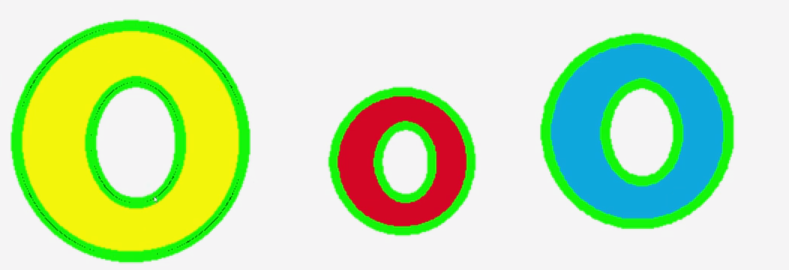
#> input picture assets/contours.png, 1578 x 539 px, found by its file name (shown at 1/2 size)
$ python main.py
#> lines starting #> are read from the running program, lines starting #| are printed output that depends on the picture; after the words box and inside, x2 and y2 are one past the last pixel; in counts of white or black regions, pixels touching at a corner belong together
### preprocessing.py
import cv2 as cv
import numpy as np
import os


def isExists(path: str):
#> further down, img is the input picture: shape (539, 1578, 3); mean B, G, R 176.4, 227.8, 198.3
    assert os.path.exists(path)

def resize(img :np.ndarray,scale_percent=30,flag:bool=True,size: tuple =(512,512)):

#> called with scale_percent = 60, flag = True, size = (512, 512)
    if flag:
        width = int(img.shape[1] * scale_percent / 100)
#> width = 946
        height = int(img.shape[0] * scale_percent / 100)
#> height = 323
        #dsize
        dsize = (width, height)
#> dsize = (946, 323)
        img = cv.resize(img, dsize)
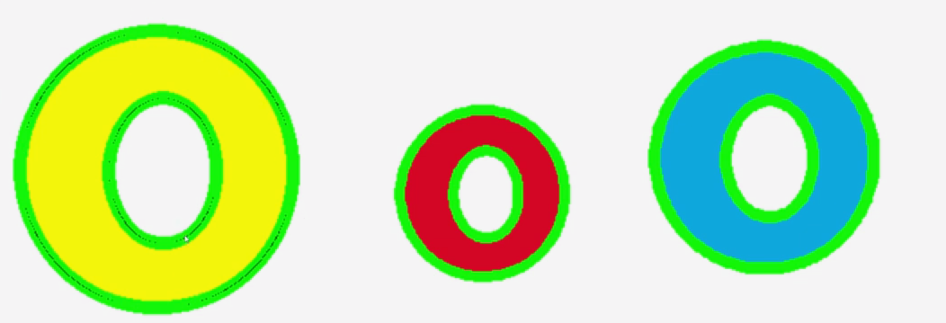
#> img: shape (323, 946, 3); mean of channels 0, 1, 2 176.4, 227.8, 198.3; drawn as B, G, R
    else:
        img=cv.resize(img,size) # w,h
    return img

# [4 lines left out: function whiteImage, not called in this run]

def blakImage():
    img=np.zeros((500,500),np.uint8)
    return img

def grayImage(img):
    img=cv.cvtColor(img,cv.COLOR_BGR2GRAY)
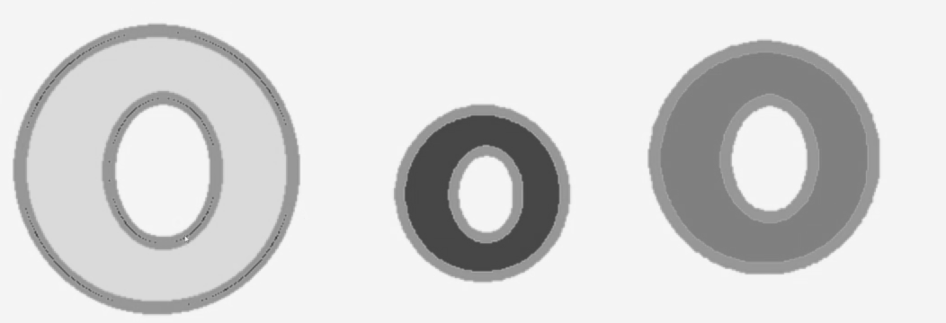
#> img: shape (323, 946); min 66, max 245, mean 212.9
    return img

# [5 lines left out: function getDimVideo, not called in this run]

def closeImg():
    k=cv.waitKey(0)
    if k==27:
        cv.destroyAllWindows()

def clickEventImg(event,x,y,flags,param):
    if event==cv.EVENT_LBUTTONDOWN:
        print(x,y)
# [26 lines left out: functions getFonts, getImage, getVideo, not called in this run]

### 36.object detection by template matching/detectTrackcount.py
import cv2
import numpy as np
from preprocessing import grayImage,resize
from tracker import TrackerMaster

track=TrackerMaster()
# font=cv2.FONT_HERSHEY_PLAIN
# font=cv2.FONT_HERSHEY_SIMPLEX
font=cv2.FONT_HERSHEY_COMPLEX


def DetectionTracking(img: np.ndarray):
    gray=grayImage(img)

    face=gray[10:370,170:350]
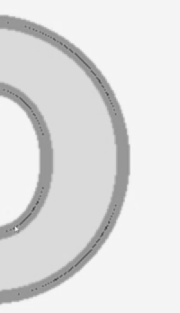
#> face: shape (313, 180); min 66, max 245, mean 223
    #       hight   width
    w,h=face.shape[::-1]
#> w = 180; h = 313

    # print("Wigth ",w," hight ",h)

    res=cv2.matchTemplate(gray,face,cv2.TM_CCORR_NORMED)
    # print(res)

    threshold=0.99
    loc=np.where(res>=threshold)
#> loc = 213 positions, rows 0 to 10, columns 160 to 180

    # print(loc)

    for pt in zip(*loc[::-1]): #zip(loc[1],loc[0])
        print(pt)
        # cv2.putText(img,"gamal",(pt),font,1,(255,209,45),0)
        cv2.rectangle(img,(pt),(pt[0]+w,pt[1]+h),(0,255,0),2)
#> this loop made 213 passes
#> pt on passes 1 to 3: (164, 0), (165, 0), (166, 0)
#| (164, 0)
#| (165, 0)
#| (166, 0)
#| (167, 0)
#| (168, 0)
#| (169, 0)
#| (170, 0)
#| (171, 0)
#> (further printed lines are left out)
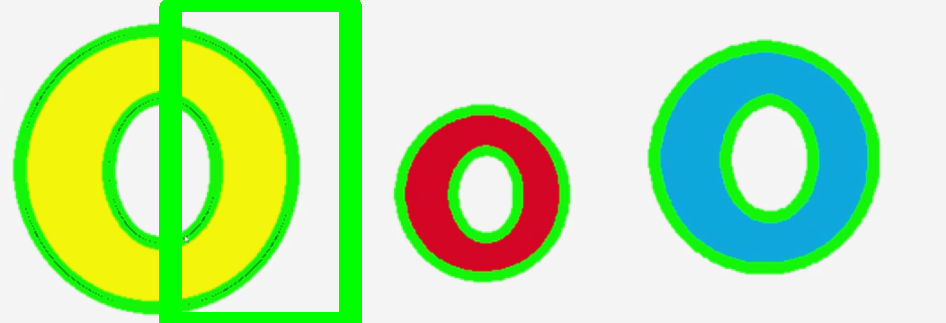
#> img: shape (323, 946, 3); 6.04% of pixels changed, all inside (x1, y1, x2, y2) = (159, 0, 362, 323); drawn as B, G, R

    cv2.imshow('image',img)
    # cv2.setMouseCallback('image',click_event)

    cv2.imshow('face',face)
    cv2.imshow('gray',gray)
    cv2.imshow('res',res)


### tracker.py
import math

class TrackerMaster:
    def __init__(self):
        # Store the center positions of the objects
        self.center_points = {}
        # Keep the count of the IDs
        # each time a new object id detected, the count will increase by one
        self.id_count = 0


    # [38 lines left out: function update, not called in this run]

### 36.object detection by template matching/main.py
import cv2 as cv
import numpy as np
import os
from matplotlib import pyplot as plt
from preprocessing import *
from detectTrackcount import DetectionTracking

url="assets"
# imageName="early.png"
# imageName="orange.png"
# imageName2="apple.png"
imageName="contours.png"
# [5 lines of commented-out code are left out]

path=f"{url}/{imageName}"

isExists(path)

######### img #########

img=cv.imread(path)

img=resize(img,scale_percent=60)

# print(img.shape,img2.shape)


DetectionTracking(img)


closeImg()
#> (key Esc is pressed here)


# [25 lines of commented-out code are left out]
